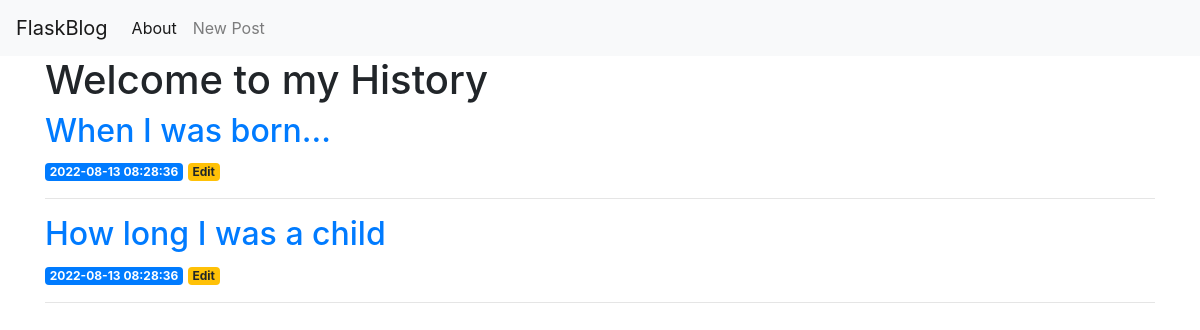
The app's page /, older data.
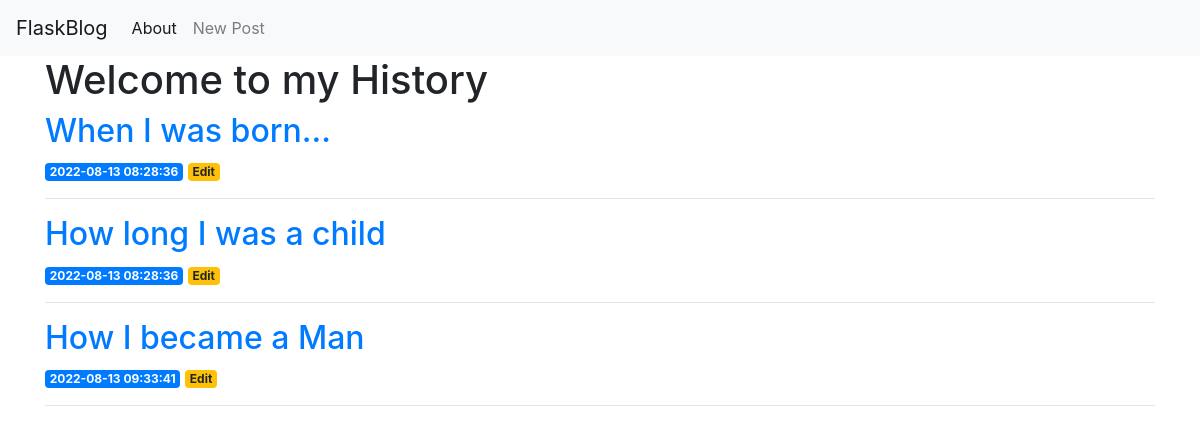
The same page, newer data.
### tables this page shows
CREATE TABLE posts (
    id INTEGER PRIMARY KEY AUTOINCREMENT,
    created TIMESTAMP NOT NULL DEFAULT CURRENT_TIMESTAMP,
    title TEXT NOT NULL,
    content TEXT NOT NULL
);

### app.py (the view)
@app.route('/')
def index():
    conn = get_db_connection()
    posts = conn.execute('SELECT * FROM posts').fetchall()
    conn.close()
    return render_template('index.html', posts = posts)

### app.py (called while the page is built)
def get_db_connection():
    conn = sqlite3.connect('database.db')
    conn.row_factory = sqlite3.Row
    return conn

### templates/index.html
{% extends 'base.html' %}
{% block content %}
    <h1>{% block title %} Welcome to my History {% endblock %}</h1>
    {% for post in posts %}
        <a href={{ url_for('post', post_id=post['id']) }} >
            <h2>{{ post['title'] }}</h2>
        </a>
        <span class="badge badge-primary">{{ post['created'] }}</span>
        <a href="{{ url_for('edit', id=post['id']) }}">
            <span class="badge badge-warning">Edit</span>
        </a>
        <hr>
    {% endfor %}
{% endblock %}

Row changes from the older to the newer data that the page shows:
added posts: title "How I became a Man", created "2022-08-13 09:33:41"
